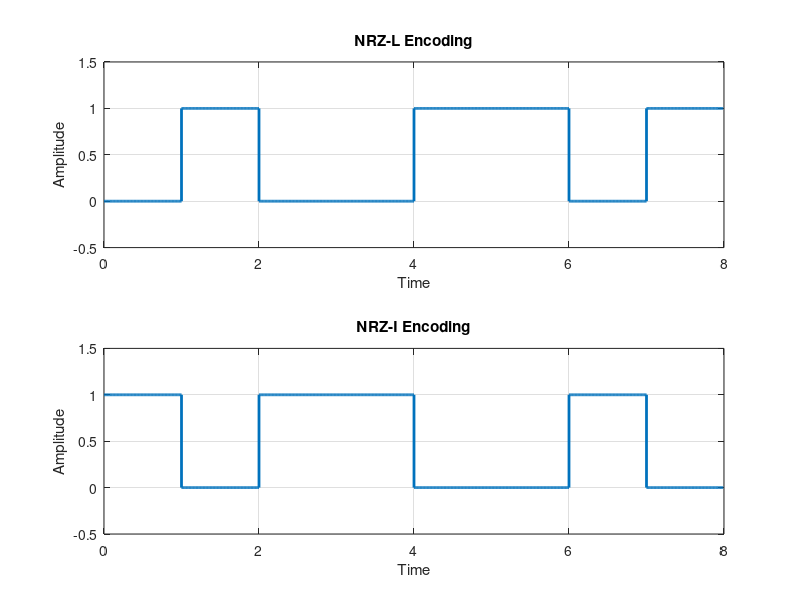

MATLAB code for this plot:
% Defines the bit sequence we want to encode
data = [1 0 1 1 0 0 1 0];

bitRate = 1;
Tb = 1/bitRate;
% bitRate = 1 means each bit lasts 1 second (arbitary time units)
% Tb is the time duration of the one bit. Here Tb = 1/1 = 1s

fs = 100;
% fs is how many same we record inside each bit interval. With fs = 100,
% each bit has 100 discrete samples
% The time resolution (sample interval) is dt = 1/fs = 0.01 second.

t = 0 : 1/fs : (length(data)*Tb - 1/fs);
% Builds the time vector t from 0 to length(data)*Tb -1/fs in steps of
% 1/fs.
% Numerical example: length(data)*Tb = 8*1 = 8. The last time is 7.99
% t = 0 : 0.01 : 7.99. That gives 800 samples
% length(t) = 800
% t(1) = 0.00,...,t(100)=0.99,...,t(800)=7.99

nrzl_signal = zeros(1,length(t));
nrzi_signal = zeros(1,length(t));


for i = 1 : length(data)
    if data(i) == 1
        nrzl_signal((i-1)*fs + 1 : i*fs) = 0;
        nrzi_signal((i-1)*fs + 1 : i*fs) = 1;
    else
        nrzl_signal((i-1)*fs + 1 : i*fs) = 1;
        nrzi_signal((i-1)*fs + 1 : i*fs) = 0;
    end
end

figure;

subplot(2,1,1);
stairs(t, nrzl_signal, 'LineWidth', 2);
ylim([-0.5 1.5]);
xlabel('Time');
ylabel('Amplitude');
title('NRZ-L Encoding');
grid on;

subplot(2,1,2);
stairs(t, nrzi_signal, 'LineWidth', 2);
ylim([-0.5 1.5]);
xlabel('Time');
ylabel('Amplitude');
title('NRZ-I Encoding');
grid on;
